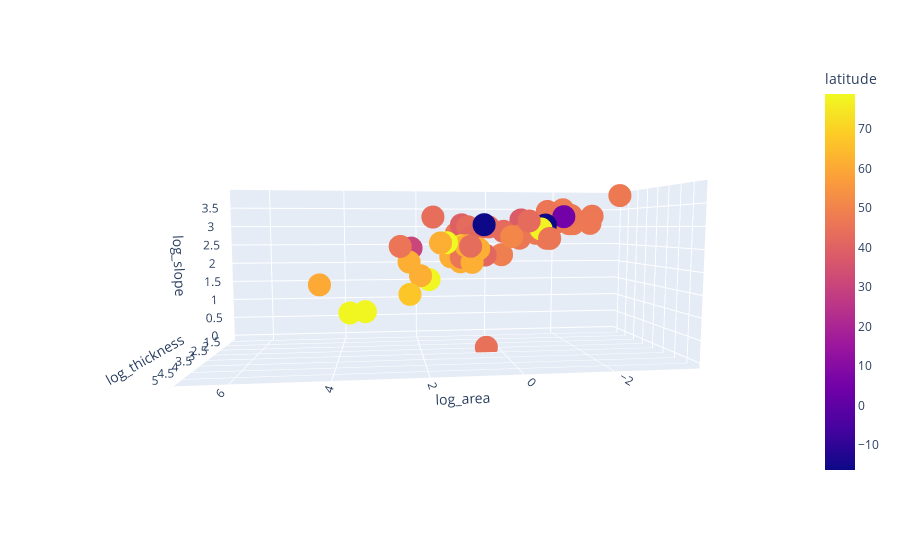

The cell this chart's notebook holds for it:
### Code cell
fig = px.scatter_3d(df, x='log_area', y='log_thickness', z='log_slope',
              color='latitude')
fig.show()
